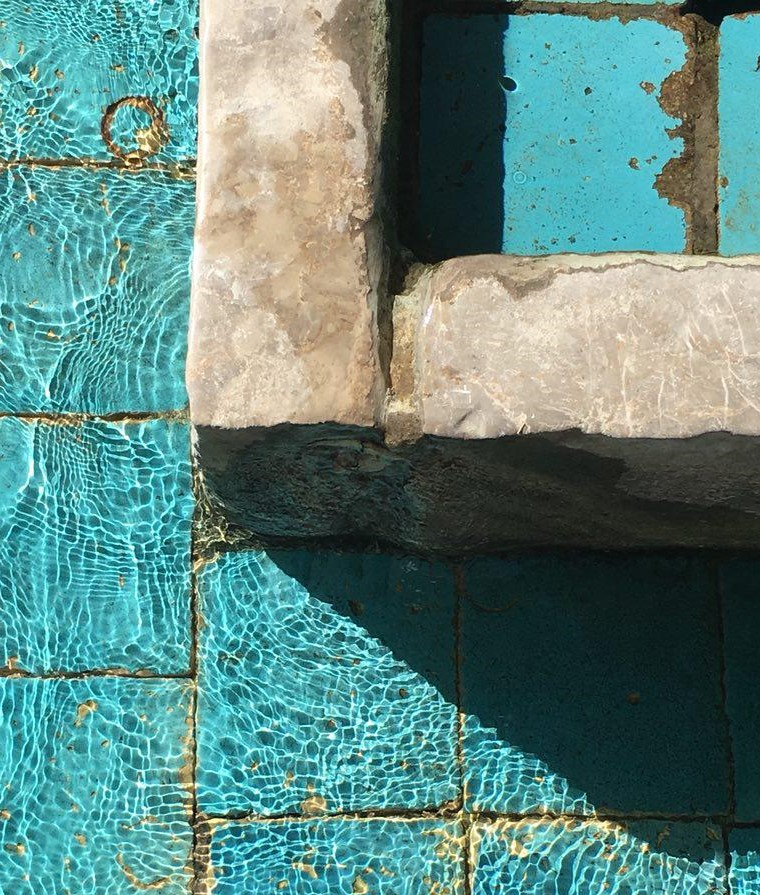
#> input picture Python/Week1/images/pic.jpg, 760 x 895 px
$ python temp.py
#> lines starting #> are read from the running program, lines starting #| are printed output that depends on the picture
# -*- coding: utf-8 -*-
"""
Spyder Editor

This is a temporary script file.
"""

import cv2

cv2.namedWindow("opencv test")

img = cv2.imread("images/pic.jpg")
#> img is the input picture: shape (895, 760, 3); mean B, G, R 128.3, 134.9, 93.8

#cv2.line(img, (30, 30), (200, 150), (0, 255, 0), 5)

cv2.rectangle(img, (400, 410), (600, 600), (0, 255, 0), 3)
#cv2.circle(img,(200, 150), 100, (255, 0, 0), 5)
cv2.rectangle(img, (400, 375), (600, 410), (0, 255, 0), -1)
cv2.putText(img, "detected", (400, 400), cv2.FONT_HERSHEY_COMPLEX, 0.8, (255, 255, 255), 1)
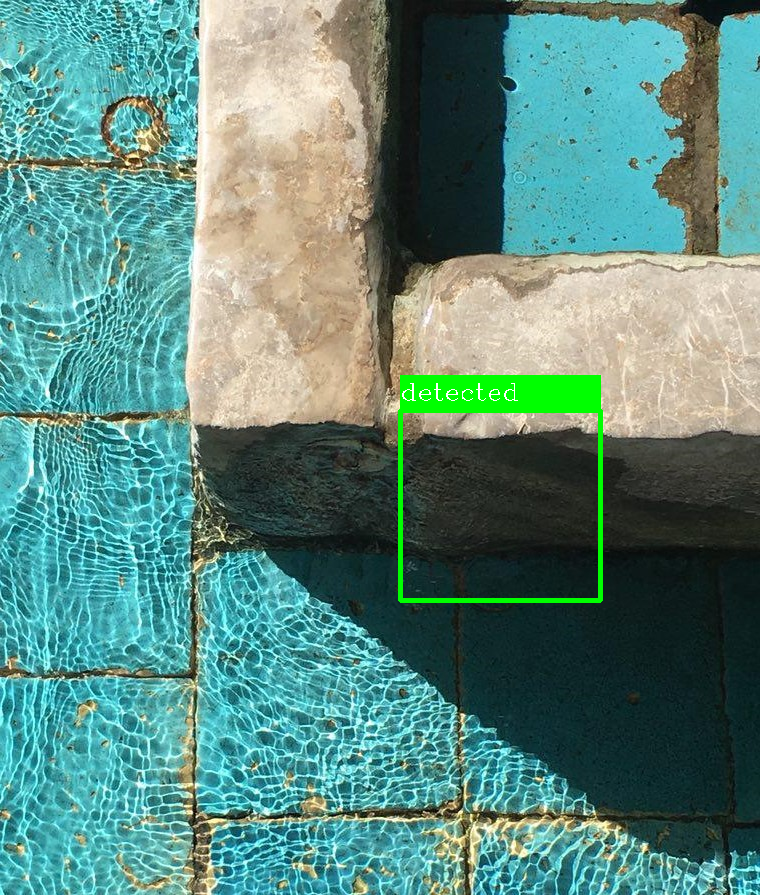
#> img: shape (895, 760, 3); mean B, G, R 126.4, 136.5, 91.5


cv2.imshow("opencv test", img)

cv2.waitKey(0)

#cv2.destroyWindow("opencv test")

cv2.destroyAllWindows()
